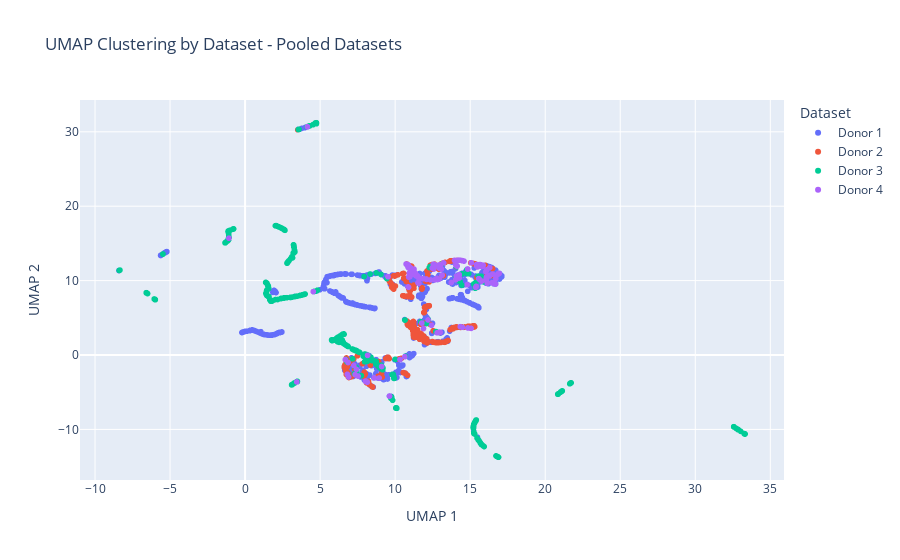
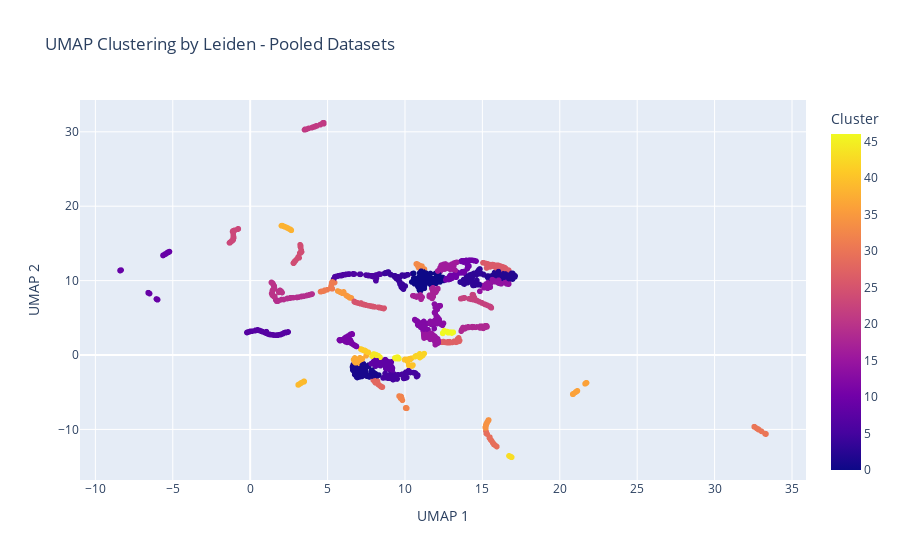

Notebook source saved alongside these figures, in order:
### Code cell
import numpy as np
import pandas as pd
import matplotlib.pyplot as plt
from sklearn.preprocessing import StandardScaler
import os
import umap
from sklearn.neighbors import NearestNeighbors
import leidenalg as la
import igraph as ig
import plotly.express as px

# Set a random seed for reproducibility
np.random.seed(42)

# Define the directory containing the Excel files
directory = 'R:/Lab Share/Seth/Computational/NK Cells/Heterogeneity/'

# Load the Excel files
file_names = [
    'mito_donor_1.xlsx',
    'mito_donor_2.xlsx',
    'mito_donor_3.xlsx',
    'mito_donor_4.xlsx'
]

# Read the Excel files into DataFrames
dfs = [pd.read_excel(os.path.join(directory, file)) for file in file_names]

# Fill missing values with the mean of each column for each DataFrame
filled_dfs = [df.fillna(df.mean()) for df in dfs]

# Add a column to each DataFrame to indicate the dataset of origin
for i, df in enumerate(filled_dfs):
    df['Dataset'] = f'Donor {i+1}'

# Concatenate all DataFrames into one pooled DataFrame
pooled_df = pd.concat(filled_dfs, axis=0)

# Function to perform UMAP, KNN, and Leiden clustering on the pooled dataset using all columns
def perform_umap_knn_leiden_pooled(df, title):
    numeric_df = df.select_dtypes(include=[np.number])  # Select only numeric columns for UMAP
    
    # Standardize the data
    scaler = StandardScaler()
    scaled_data = scaler.fit_transform(numeric_df)
    
    # Perform UMAP with a fixed random seed for reproducibility
    reducer = umap.UMAP(random_state=42)
    embedding = reducer.fit_transform(scaled_data)
    
    # Create a graph from the UMAP embedding using sparse matrix
    knn_graph = NearestNeighbors(n_neighbors=15).fit(embedding)
    knn_graph_matrix = knn_graph.kneighbors_graph(embedding)
    
    # Convert the graph to an igraph object
    sources, targets = knn_graph_matrix.nonzero()
    edgelist = list(zip(sources.tolist(), targets.tolist()))
    graph = ig.Graph(edgelist)
    
    # Perform Leiden clustering on the graph
    partition = la.find_partition(graph, la.RBConfigurationVertexPartition)
    clusters = np.array(partition.membership)
    
    # Create a DataFrame for the embedding and add cluster and dataset information
    embedding_df = pd.DataFrame(embedding, columns=['UMAP 1', 'UMAP 2'])
    embedding_df['Cluster'] = clusters
    embedding_df['Dataset'] = df['Dataset'].values
    
    # Plot interactive UMAP with color coding by dataset of origin using Plotly
    fig_dataset = px.scatter(embedding_df, x='UMAP 1', y='UMAP 2', color='Dataset', title=f'UMAP Clustering by Dataset - {title}')
    fig_dataset.show()
    
    # Plot interactive UMAP with color coding by Leiden clustering using Plotly
    fig_cluster = px.scatter(embedding_df, x='UMAP 1', y='UMAP 2', color='Cluster', title=f'UMAP Clustering by Leiden - {title}')
    fig_cluster.show()
    
    return numeric_df, clusters, embedding

# Perform UMAP, KNN, and Leiden clustering on the pooled dataset and create interactive plots using all columns
perform_umap_knn_leiden_pooled(pooled_df, "Pooled Datasets")

### Figure 1 — Plotly figure (JSON) as saved in the notebook; plotly's stock layout.template omitted (floating-point values rounded to 4 significant figures; data arrays with more than 128 entries replaced by an {"elided": "..."} marker saying what was removed)
{"data": [{"hovertemplate": "Dataset=Donor 1<br>UMAP 1=%{x}<br>UMAP 2=%{y}<extra></extra>", "legendgroup": "Donor 1", "marker": {"color": "#636efa", "symbol": "circle"}, "mode": "markers", "name": "Donor 1", "showlegend": true, "type": "scattergl", "x": {"elided": "1050 float values"}, "xaxis": "x", "y": {"elided": "1050 float values"}, "yaxis": "y"}, {"hovertemplate": "Dataset=Donor 2<br>UMAP 1=%{x}<br>UMAP 2=%{y}<extra></extra>", "legendgroup": "Donor 2", "marker": {"color": "#EF553B", "symbol": "circle"}, "mode": "markers", "name": "Donor 2", "showlegend": true, "type": "scattergl", "x": {"elided": "437 float values"}, "xaxis": "x", "y": {"elided": "437 float values"}, "yaxis": "y"}, {"hovertemplate": "Dataset=Donor 3<br>UMAP 1=%{x}<br>UMAP 2=%{y}<extra></extra>", "legendgroup": "Donor 3", "marker": {"color": "#00cc96", "symbol": "circle"}, "mode": "markers", "name": "Donor 3", "showlegend": true, "type": "scattergl", "x": {"elided": "693 float values"}, "xaxis": "x", "y": {"elided": "693 float values"}, "yaxis": "y"}, {"hovertemplate": "Dataset=Donor 4<br>UMAP 1=%{x}<br>UMAP 2=%{y}<extra></extra>", "legendgroup": "Donor 4", "marker": {"color": "#ab63fa", "symbol": "circle"}, "mode": "markers", "name": "Donor 4", "showlegend": true, "type": "scattergl", "x": {"elided": "152 float values"}, "xaxis": "x", "y": {"elided": "152 float values"}, "yaxis": "y"}], "layout": {"legend": {"title": {"text": "Dataset"}, "tracegroupgap": 0}, "title": {"text": "UMAP Clustering by Dataset - Pooled Datasets"}, "xaxis": {"anchor": "y", "domain": [0, 1], "title": {"text": "UMAP 1"}}, "yaxis": {"anchor": "x", "domain": [0, 1], "title": {"text": "UMAP 2"}}}}

### Figure 2 — Plotly figure (JSON) as saved in the notebook; plotly's stock layout.template omitted (floating-point values rounded to 4 significant figures; data arrays with more than 128 entries replaced by an {"elided": "..."} marker saying what was removed)
{"data": [{"hovertemplate": "UMAP 1=%{x}<br>UMAP 2=%{y}<br>Cluster=%{marker.color}<extra></extra>", "legendgroup": "", "marker": {"color": {"elided": "2332 int values"}, "coloraxis": "coloraxis", "symbol": "circle"}, "mode": "markers", "name": "", "showlegend": false, "type": "scattergl", "x": {"elided": "2332 float values"}, "xaxis": "x", "y": {"elided": "2332 float values"}, "yaxis": "y"}], "layout": {"coloraxis": {"colorbar": {"title": {"text": "Cluster"}}, "colorscale": [[0, "#0d0887"], [0.1111, "#46039f"], [0.2222, "#7201a8"], [0.3333, "#9c179e"], [0.4444, "#bd3786"], [0.5556, "#d8576b"], [0.6667, "#ed7953"], [0.7778, "#fb9f3a"], [0.8889, "#fdca26"], [1, "#f0f921"]]}, "legend": {"tracegroupgap": 0}, "title": {"text": "UMAP Clustering by Leiden - Pooled Datasets"}, "xaxis": {"anchor": "y", "domain": [0, 1], "title": {"text": "UMAP 1"}}, "yaxis": {"anchor": "x", "domain": [0, 1], "title": {"text": "UMAP 2"}}}}
